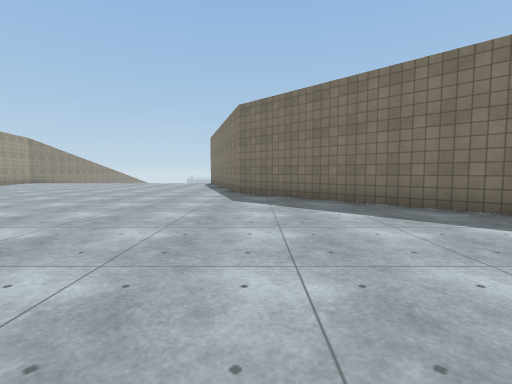
[1] (above)

18 first-person views from a walk through a scene from a Unity 3-D project. The camera is 1.2 m above the floor, tilts 4° down and sees 85° across. The floor is counted in squares, 2 m on a side. Each view is taken from the middle of a square. On the plan, view 1 faces up. The plan holds only what a view shows up to about 9 squares ahead; the rest is blank. The place goes on beyond the plan. Surface patterns are stand-ins for the level's own textures.

[2]
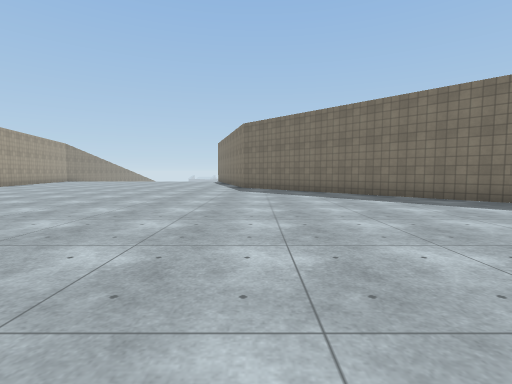

[3]
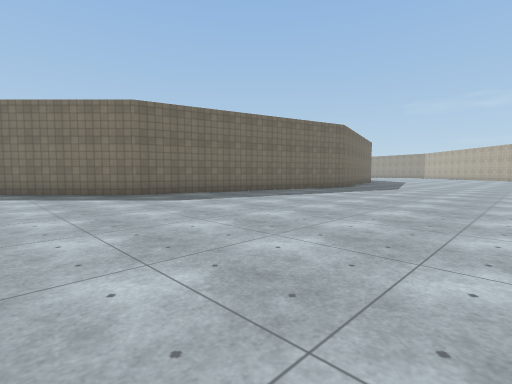

[4]
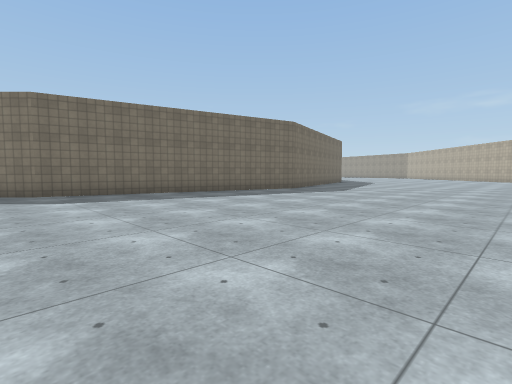

[5]
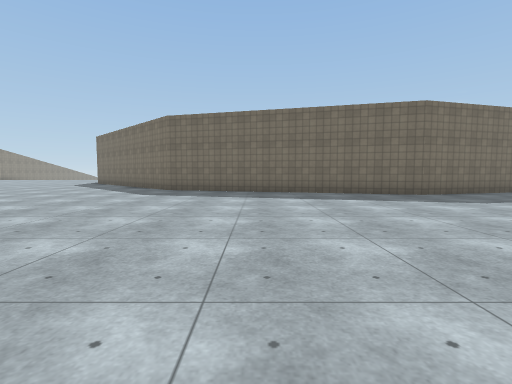

[6]
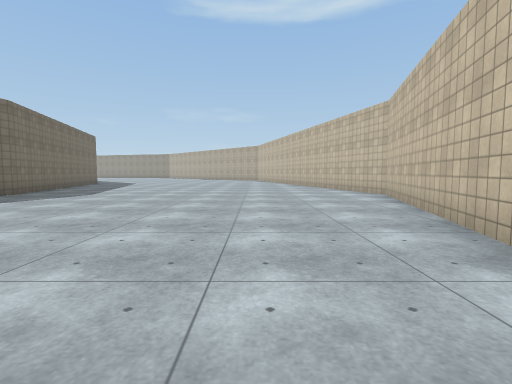

[7]
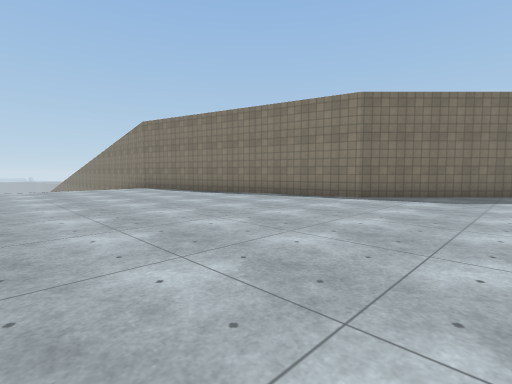

[8]
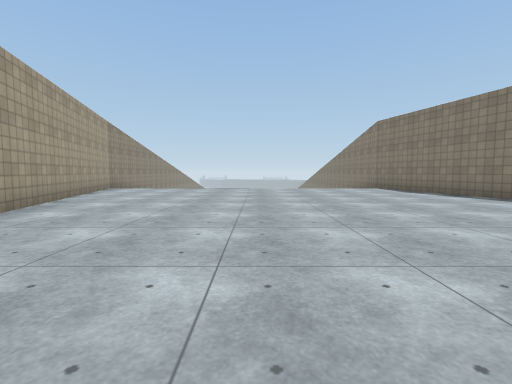

[9]
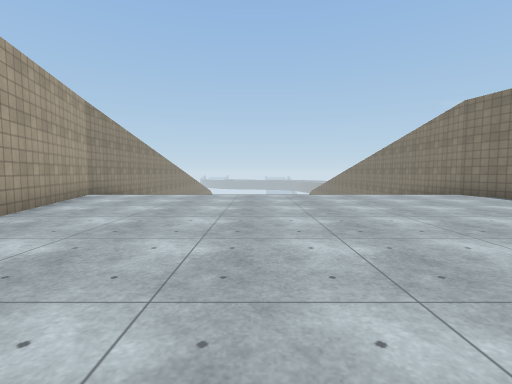

[10]
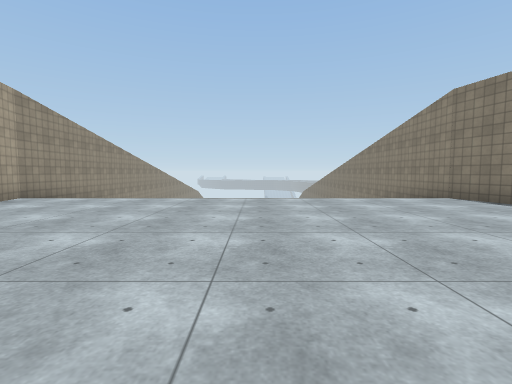

[11]
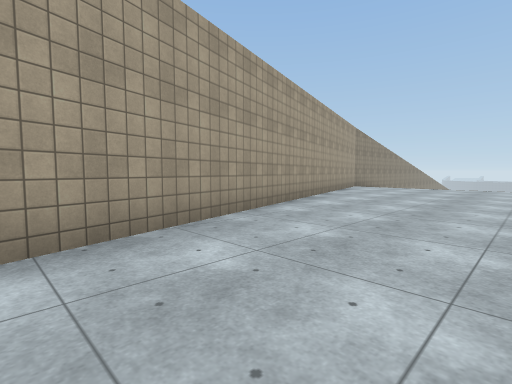

[12]
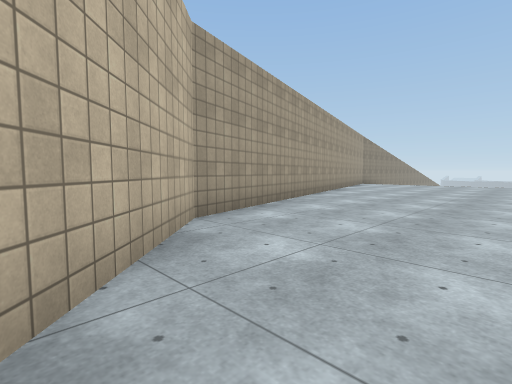

[13]
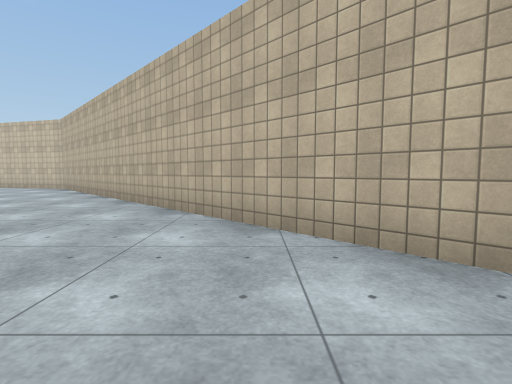

[14]
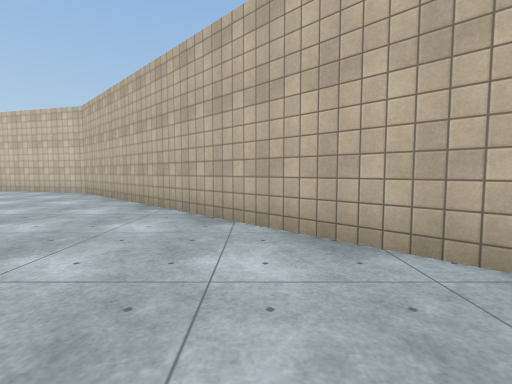

[15]
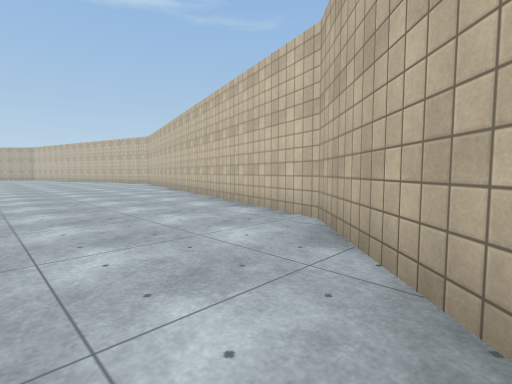

[16]
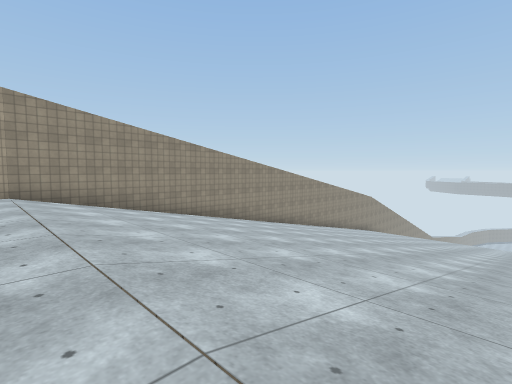

[17]
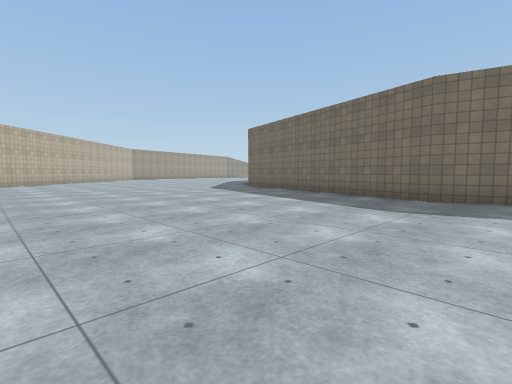

[18]
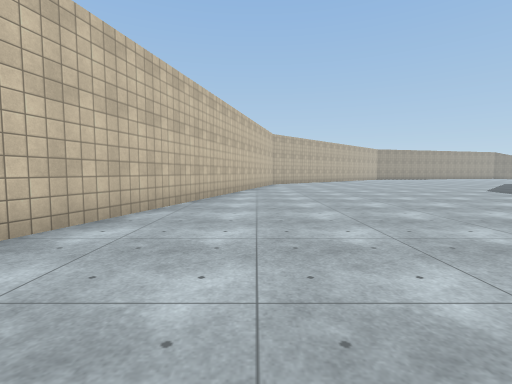

### Floor plan
Key: @ floor where view 1 was taken; # wall or solid block; . main floor; - floor 0.25 m lower than the main floor; _ floor 0.5 m lower than the main floor.
Columns run from 13 left of view 1 to 14 right of it. Each row starts with its distance up from view 1.
 18 #          #
 17 # ________ #
 16 ##-------- #
 15 #..........#
 14 ##.........#
 13  #.........##
 12  #..........#
 11  #..........#
 10  ##.........##
  9   #..........#
  8   #..........##
  7   #...........##
  6   ##...........##
  5    #............##
  4    #.............##
  3    ##.............###
  2     ##..............####
  1      ##................#####
  0       ##.....@..............
 -1        ##...................
 -2         ##..................
 -3          ##.................
 -4           ##................
 -5            ##...............
 -6             ##..............
 -7              ####...........
 -8                 #####.......
 -9                     #####..#
-10                         ####

Where each view was taken, in squares from view 1:
view 1: 0 up, 0 right, facing up
view 2: 3 down, 0 right, facing up
view 3: 5 down, 2 right, facing up-right
view 4: 6 down, 4 right, facing up-right
view 5: 7 down, 8 right, facing up
view 6: 6 down, 5 right, facing right
view 7: 5 up, 7 left, facing up-right
view 8: 5 up, 7 left, facing up
view 9: 8 up, 8 left, facing up
view 10: 9 up, 7 left, facing up
view 11: 4 up, 7 left, facing up-left
view 12: 1 up, 6 left, facing up-left
view 13: 4 up, 7 left, facing down
view 14: 2 up, 5 left, facing down
view 15: 3 down, 2 left, facing down-right
view 16: 15 up, 4 left, facing up-left
view 17: 6 down, 14 right, facing up-left
view 18: 7 down, 14 right, facing left
